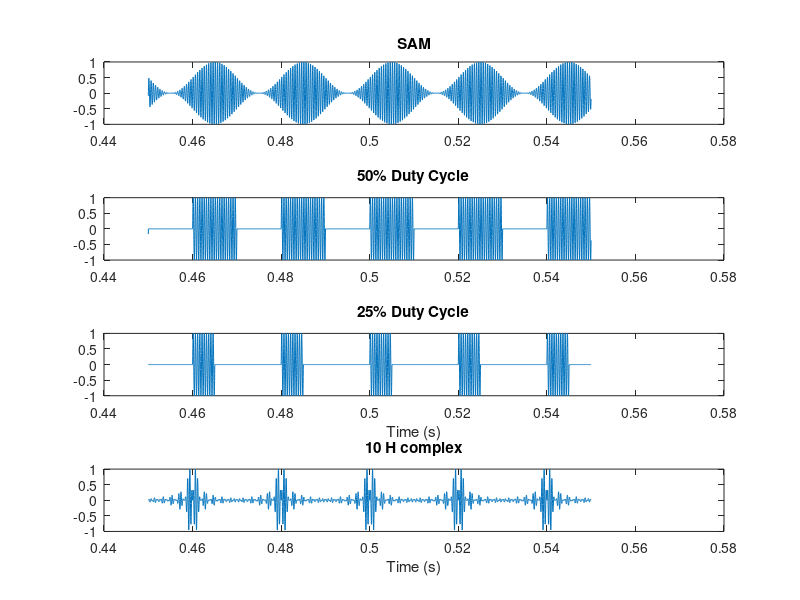

MATLAB code to generate this figure: (Note: this script raises an error after producing the figure.)
clear all;
close all;
%% Parameters:
Fs = 48828.125;
sec = 2; %stim length in seconds
f_carrier = 4000; %carrier frequency
f_mod = 100; %modulation freq
window =[0.45,0.55]; %window for plotting
duty1 = 50; %duty cycle (max 1 = 100%)
duty2 = 25; %duty cycle 2

%% SAM Tone:
t = 1:1/(sec*Fs):sec; %samples
t = t(:);
%4kHz Carrier Frequency:
% = sin(f_carrier*2*pi*t);
s_carrier = sin(f_carrier*2*pi*t);

%120Hz Modulation Frequency:
s_mod = 0.5 + 0.5.*sin(f_mod*2*pi*t);

%SAM tone Generation:
SAM = s_mod.*s_carrier;
% plot((window(1)*Fs:window(2)*Fs)/Fs,SAM(window(1)*Fs:window(2)*Fs))%first half-second of SAM
%% Square Tone
sq = square(2*pi*f_mod*t,duty1);
sq = sq.*(sq>=0);
sq_50 = sq.*s_carrier;
sq_1 = sq_50;

sq = square(2*pi*f_mod*t,duty2);
sq = sq.*(sq>=0);
sq_25 = sq.*s_carrier;
sq_2 = sq_25;

% figure;
% plot((window(1)*Fs:window(2)*Fs)/Fs,sq_120(window(1)*Fs:window(2)*Fs))%first half-second of SAM
%% 10 H Complex

H(1,:) = sin(f_mod*2*pi*t).*s_carrier;
H(2,:) = sin(2*f_mod*2*pi*t).*s_carrier;
H(3,:) = sin(3*f_mod*2*pi*t).*s_carrier;
H(4,:) = sin(4*f_mod*2*pi*t).*s_carrier;
H(5,:) = sin(5*f_mod*2*pi*t).*s_carrier;
H(6,:) = sin(6*f_mod*2*pi*t).*s_carrier;
H(7,:) = sin(7*f_mod*2*pi*t).*s_carrier;
H(8,:) = sin(8*f_mod*2*pi*t).*s_carrier;
H(9,:) = sin(9*f_mod*2*pi*t).*s_carrier;
H(10,:) = sin(10*f_mod*2*pi*t).*s_carrier;


H10 = sum(H)/max(sum(H));

%plot(sum(H)./max(sum(H)));

%% Plotting

subplot(4,1,1)
plot((window(1)*Fs:window(2)*Fs)/Fs,SAM(window(1)*Fs:window(2)*Fs))%first half-second of SAM
title('SAM');

subplot(4,1,2)
plot((window(1)*Fs:window(2)*Fs)/Fs,sq_1(window(1)*Fs:window(2)*Fs))%first half-second of SAM
title('50% Duty Cycle')

subplot(4,1,3)
plot((window(1)*Fs:window(2)*Fs)/Fs,sq_2(window(1)*Fs:window(2)*Fs))%first half-second of SAM
title('25% Duty Cycle');
xlabel('Time (s)')

subplot(4,1,4)
plot((window(1)*Fs:window(2)*Fs)/Fs,H10(window(1)*Fs:window(2)*Fs))%first half-second of SAM
title('10 H complex');
xlabel('Time (s)')

%% Play stimulus
player = audioplayer([H10,H10],Fs);
player.play();

%% Save Files
save('sq_50','sq_50');
save('sq_25','sq_25');
save('SAM','SAM');

%% FFT?
% sig2 = SAM;
% 
% fft_sig2 = fft(sig2);
% 
% T = 1/Fs;             % Sampling period       
% L = length(sig2);     % Length of signal
% t = (0:L-1)*T;        % Time vector
% 
% P2 = abs(fft_sig2/L);
% P1 = P2(1:L/2+1);
% P1(2:end-1) = 2*P1(2:end-1);
% 
% f = Fs*(0:(L/2))/L;
% figure;
% plot(f,P1) 